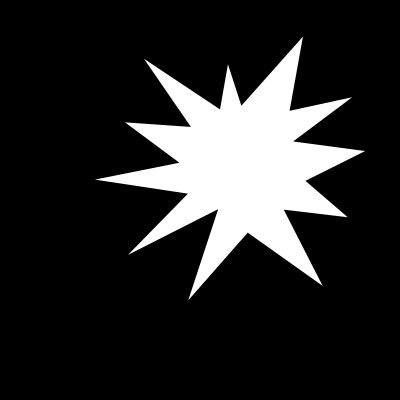
#> input picture Module 10: Image Descriptors/10.4 Hu Moments/shape_explosion.jpg, 400 x 400 px
$ python translation.py --image '../../../Module 10: Image Descriptors/10.4 Hu Moments/shape_explosion.jpg'
#> lines starting #> are read from the running program, lines starting #| are printed output that depends on the picture
import numpy as np
import argparse
import imutils
import cv2

# construct the argument parser and parse the arguments
ap = argparse.ArgumentParser()
ap.add_argument("-i", "--image", required=True, help="Path to the image")
args = vars(ap.parse_args())

# load the image and show it
image = cv2.imread(args["image"])
#> image is the input picture: shape (400, 400, 3); min 0, max 255, mean 41.2
cv2.imshow("Original", image)

# NOTE: Translating (shifting) an image is given by a NumPy matrix in
# the form:
#	[[1, 0, shiftX], [0, 1, shiftY]]
# You simply need to specify how many pixels you want to shift the image
# in the X and Y direction -- let's translate the image 25 pixels to the
# right and 50 pixels down
M = np.float32([[1, 0, 25], [0, 1, 50]])
shifted = cv2.warpAffine(image, M, (image.shape[1], image.shape[0]))
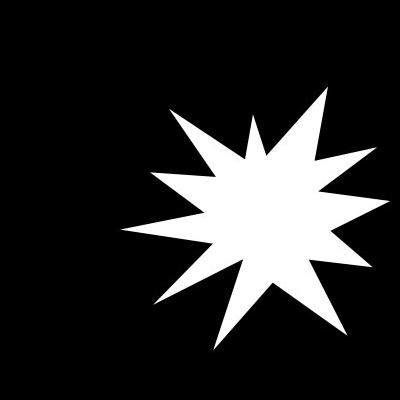
#> shifted: shape (400, 400, 3); min 0, max 255, mean 41.2
cv2.imshow("Shifted Down and Right", shifted)

# now, let's shift the image 50 pixels to the left and 90 pixels up, we
# accomplish this using negative values
M = np.float32([[1, 0, -50], [0, 1, -90]])
shifted = cv2.warpAffine(image, M, (image.shape[1], image.shape[0]))
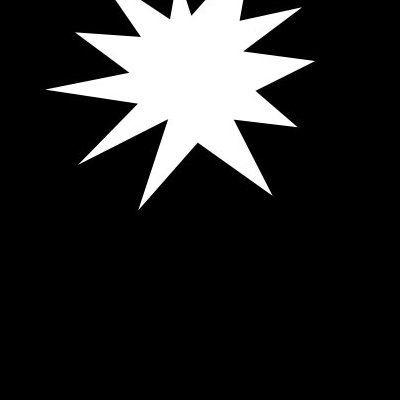
#> shifted: shape (400, 400, 3); min 0, max 255, mean 38.6
cv2.imshow("Shifted Up and Left", shifted)

cv2.waitKey(0)

# finally, let's use our helper function in imutils to shift the image down
# 100 pixels
shifted = imutils.translate(image, 0, 100)
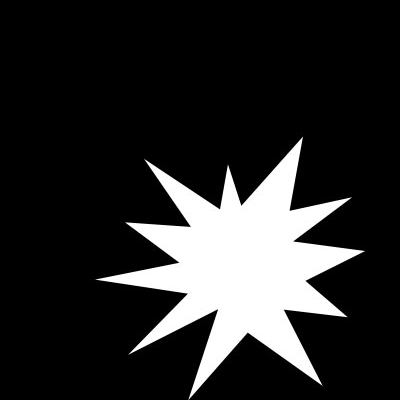
#> shifted: shape (400, 400, 3); min 0, max 255, mean 41.2
cv2.imshow("Shifted Down", shifted)
cv2.waitKey(0)
